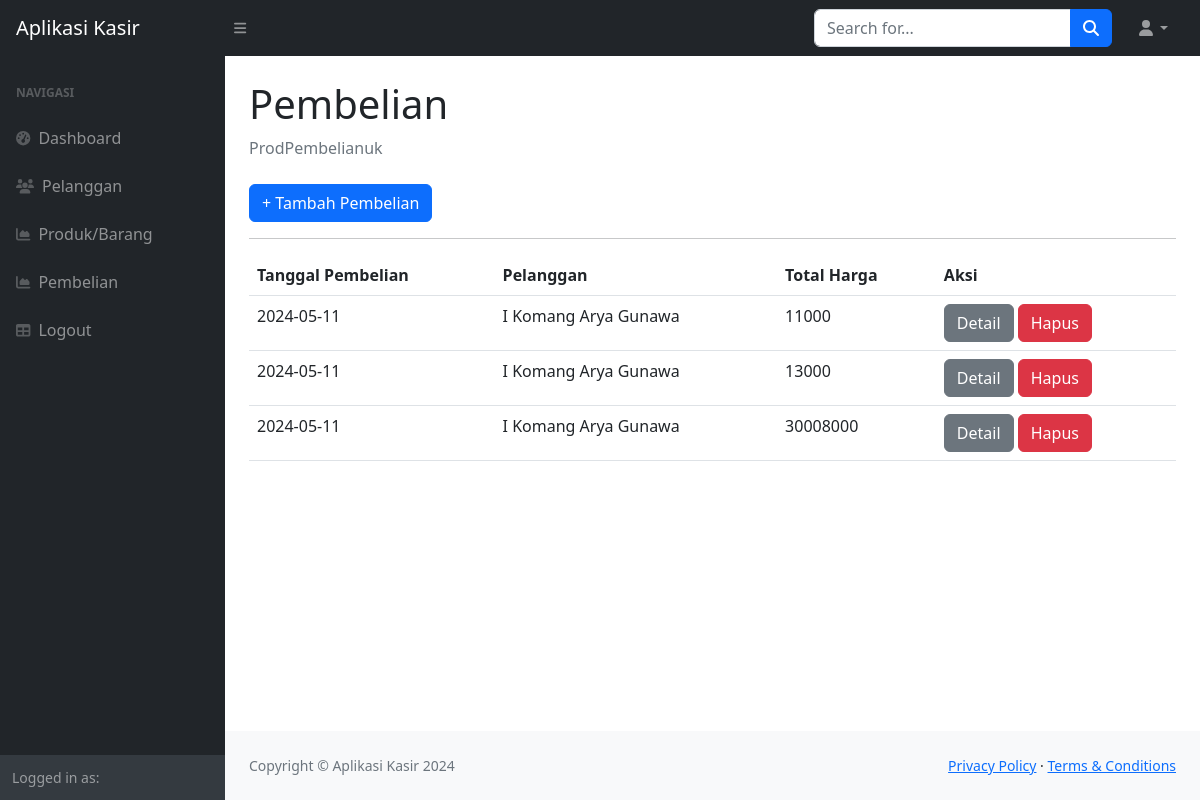
Screenshot of /?page=pembelian with the database file from the repository.
### tables this page shows
CREATE TABLE `penjualan` (
  `id_penjual` int(11) NOT NULL,
  `tanggal_jual` date DEFAULT NULL,
  `total_harga` int(11) DEFAULT NULL,
  `id_pelanggan` int(11) DEFAULT NULL
);

CREATE TABLE `pelanggan` (
  `id_pelanggan` int(5) NOT NULL,
  `nama_pelnggan` varchar(255) DEFAULT NULL,
  `alamat` text DEFAULT NULL,
  `no_telepon` varchar(255) DEFAULT NULL
);

### pembelian.php (the view)
<div class="container-fluid px-4">
    <h1 class="mt-4">Pembelian</h1>
        <ol class="breadcrumb mb-4">
            <li class="breadcrumb-item active">ProdPembelianuk</li>
        </ol>
        <a href="?page=pembelian_tambah" class="btn btn-primary">+ Tambah Pembelian</a>
        <hr>
        <table class=" table table-borderd">
            <tr>
                <th>Tanggal Pembelian</th>
                <th>Pelanggan</th>
                <th>Total Harga</th>
                <th>Aksi</th>
            </tr>
            <?php
                $query = mysqli_query($koneksi, "SELECT*FROM penjualan LEFT  JOIN pelanggan on pelanggan.id_pelanggan = penjualan.id_pelanggan");
                while($data = mysqli_fetch_array($query)) {
                 ?>
                 <tr>
                    <td><?php echo $data['tanggal_jual']; ?></td>
                    <td><?php echo $data['nama_pelnggan']; ?></td>
                    <td><?php echo $data['total_harga']; ?></td>
                    <td>
                        <a href="?page=detail_pembelian&&id=<?php echo $data['id_penjual']; ?>" class ="btn btn-secondary">Detail</a>
                        <a href="?page=penjualan_hapus&&id=<?php echo $data['id_penjual']; ?>" class ="btn btn-danger">Hapus</a>
                    </td>
                 </tr>
                 <?php
                }
            ?>
        </table>
</div>

### rows the page displays
penjualan: tanggal_jual "2024-05-11", id_pelanggan.nama_pelnggan "I Komang Arya Gunawa", total_harga "11000"
penjualan: tanggal_jual "2024-05-11", id_pelanggan.nama_pelnggan "I Komang Arya Gunawa", total_harga "13000"
penjualan: tanggal_jual "2024-05-11", id_pelanggan.nama_pelnggan "I Komang Arya Gunawa", total_harga "30008000"
